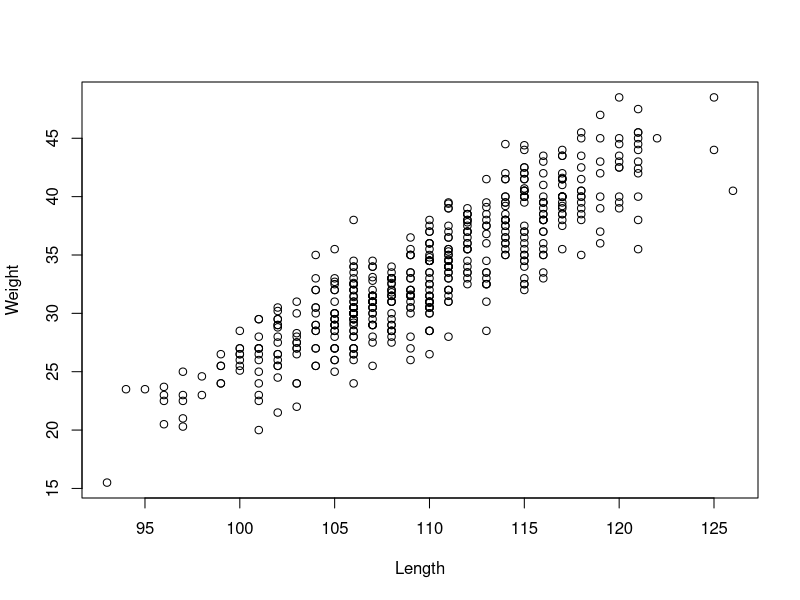
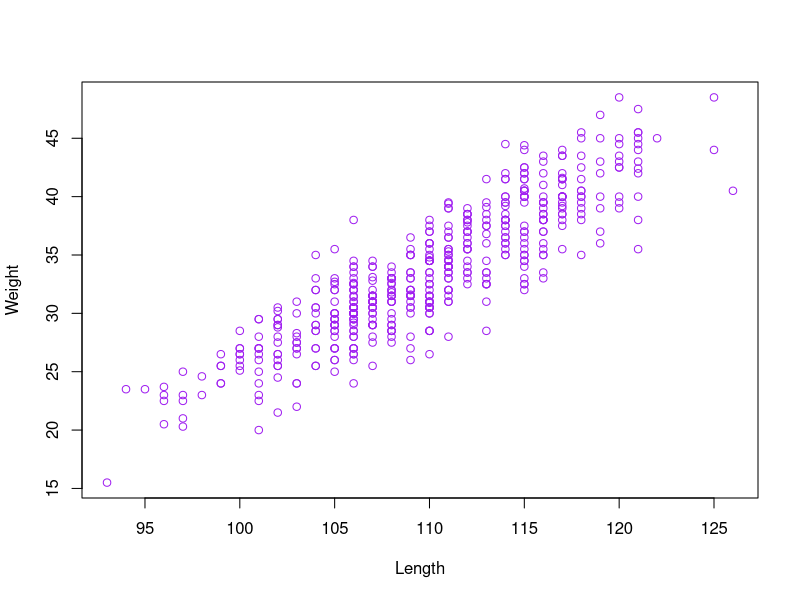
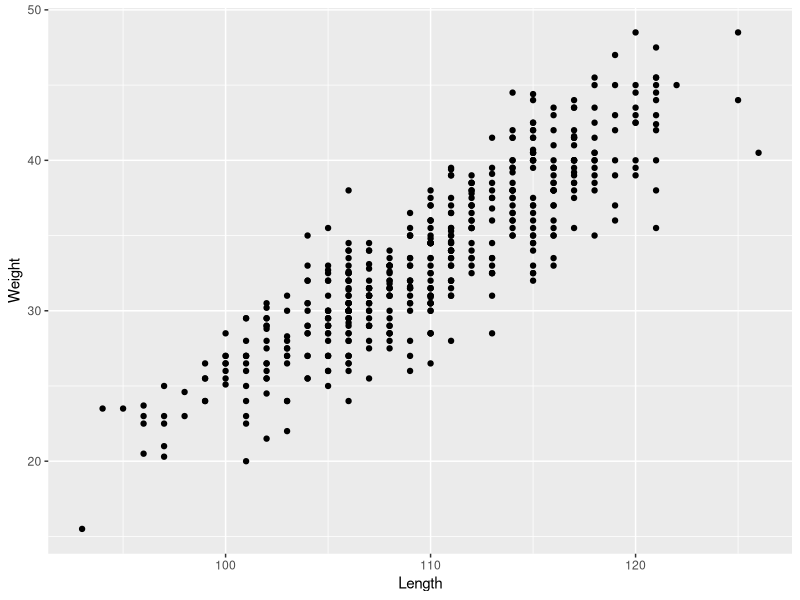
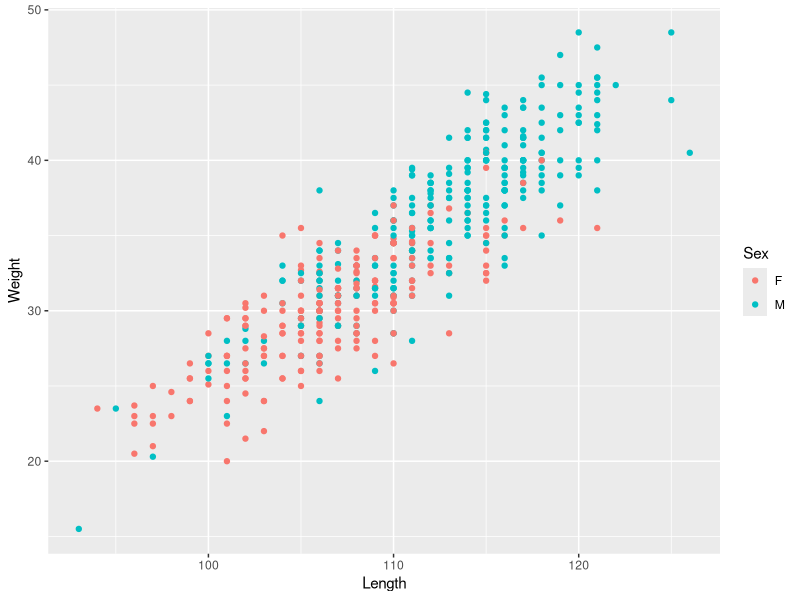
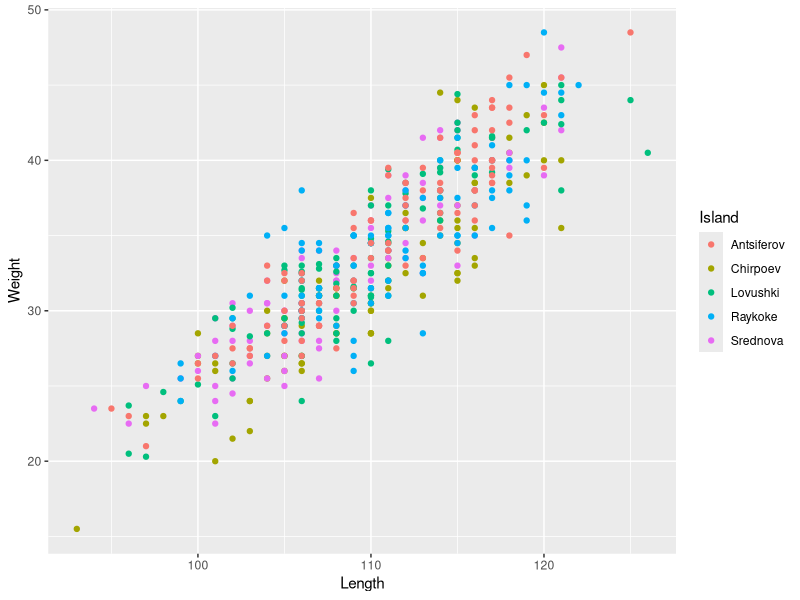
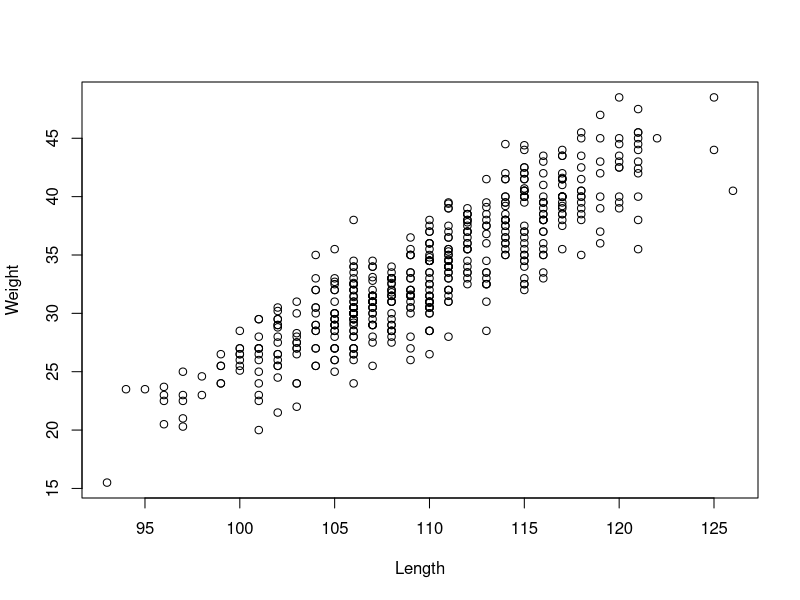
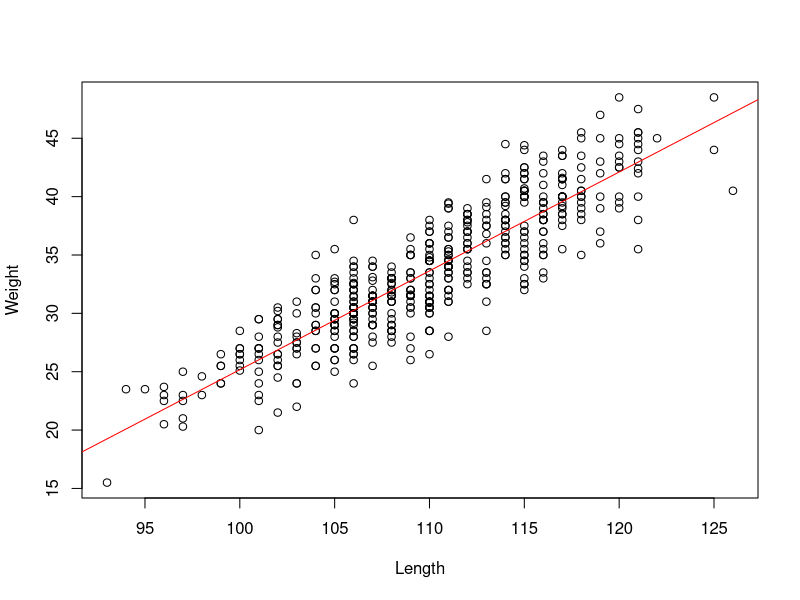
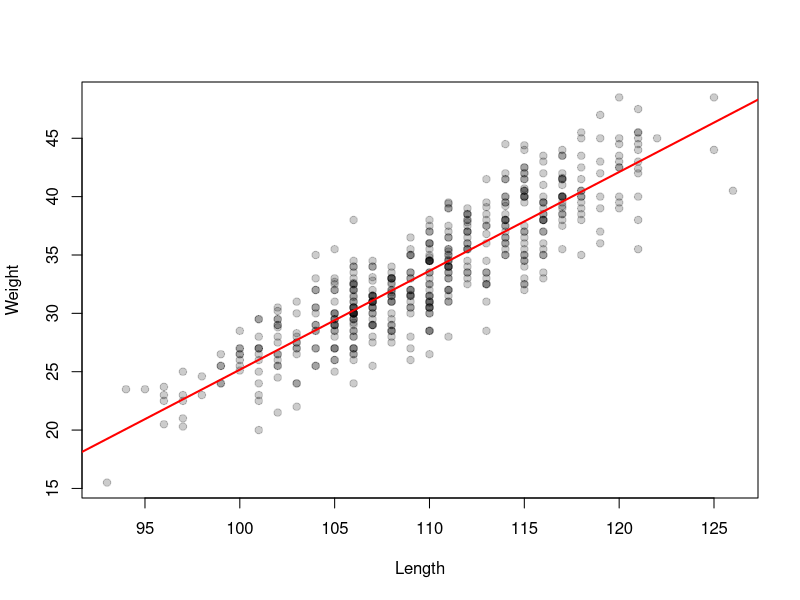

Write the R code that produced these figures, in order.
SeaOtters <- read.csv("SeaOtters.csv")
SeaLions <- read.csv("SeaLions.csv")

head(SeaOtters)
head(SeaLions)

Length <- SeaLions$Length
Weight <- SeaLions$Weight
plot(Length, Weight)

plot(Weight ~ Length, data = SeaLions, col = "purple")

library(ggplot2)

require(ggplot2)
ggplot(SeaLions, aes(x = Length, y = Weight)) + geom_point()

ggplot(SeaLions, aes(x = Length, y = Weight, color = Sex)) + geom_point()
ggplot(SeaLions, aes(x = Length, y = Weight, color = Island)) + geom_point()

plot(Weight ~ Length, data = SeaLions)
lm(Weight ~ Length, data = SeaLions)

sealion.fit <- lm(Weight ~ Length, data = SeaLions)
summary(sealion.fit)

(CI.low <- 0.84675 - 2*0.02024)

(CI.high <- 0.84675 + 2*0.02024)

summary(sealion.fit)$coef[2,1] + c(-2,2) * summary(sealion.fit)$coef[2,2]

plot(Weight ~ Length, data = SeaLions)
abline(sealion.fit, col = "red")

plot(Weight ~ Length, data = SeaLions, pch = 19, col = rgb(0,0,0,.2))
abline(sealion.fit, col = "red", lwd = 2)

SeaLion.males <- subset(SeaLions, Sex == "M")
SeaLion.females <- subset(SeaLions, Sex == "F")

## Males ----
plot(Weight ~ Length, data = SeaLion.males)
lm(Weight ~ Length, data = SeaLion.males)

male.fit <- lm(Weight ~ Length, data = SeaLion.males)
summary(male.fit)

summary(male.fit)$coef[2,1] + c(-2,2) * summary(male.fit)$coef[2,2]

plot(Weight ~ Length, data = SeaLion.males)
abline(sealion.fit, col = "orange")

plot(Weight ~ Length, data = SeaLion.males, pch = 19, col = rgb(0,0,0,.2))
abline(sealion.fit, col = "orange", lwd = 2)

## Females ----
plot(Weight ~ Length, data = SeaLion.females)
lm(Weight ~ Length, data = SeaLion.females)

female.fit <- lm(Weight ~ Length, data = SeaLion.females)
summary(female.fit)

summary(female.fit)$coef[2,1] + c(-2,2) * summary(female.fit)$coef[2,2]

plot(Weight ~ Length, data = SeaLion.females)
abline(sealion.fit, col = "purple")

plot(Weight ~ Length, data = SeaLion.females, pch = 19, col = rgb(0,0,0,.2))
abline(sealion.fit, col = "purple", lwd = 2)

# Part 2 ----

plot(count ~ year, data = SeaOtters)
plot(count ~ year, data = SeaOtters, log = "y")

otter.fit <- lm(count ~ year, data = SeaOtters)
summary(otter.fit)
plot(otter.fit)

plot(count ~ year, data = SeaOtters)
abline(otter.fit)

logotter.fit <- lm(log(count) ~ year, data = SeaOtters)
summary(logotter.fit)

plot(log(count) ~ year, data = SeaOtters)
abline(logotter.fit)

# population growth w CIs
r.hat <- summary(logotter.fit)$coefficients[2,1]
r.sd <- summary(logotter.fit)$coefficients[2,2]
exp(c(r.hat, r.hat-2*r.sd, r.hat+2*r.sd))

plot(log(count) ~ year, main = 'Sea Otter Population', 
     col = 'brown', pch = 4, data = SeaOtters, lwd = 2)
abline(logotter.fit, col = "blue", lwd = 2)

SeaOtters.bc <- read.csv("BC_SeaOtters.csv")
head(SeaOtters.bc)

plot(Count ~ Year, data = SeaOtters.bc)
SeaOtters.bc

logbc.fit <- lm(log(Count) ~ Year, data = SeaOtters.bc)
summary(logbc.fit)

# population growth w CIs
r.hat <- summary(logbc.fit)$coefficients[2,1]
r.sd <- summary(logbc.fit)$coefficients[2,2]
exp(c(r.hat, r.hat-2*r.sd, r.hat+2*r.sd))

ggplot(SeaOtters.bc, aes(Year, Count)) + geom_point() + 
  stat_smooth(method = "glm", 
              method.args = list(family = gaussian(link = "log")))
